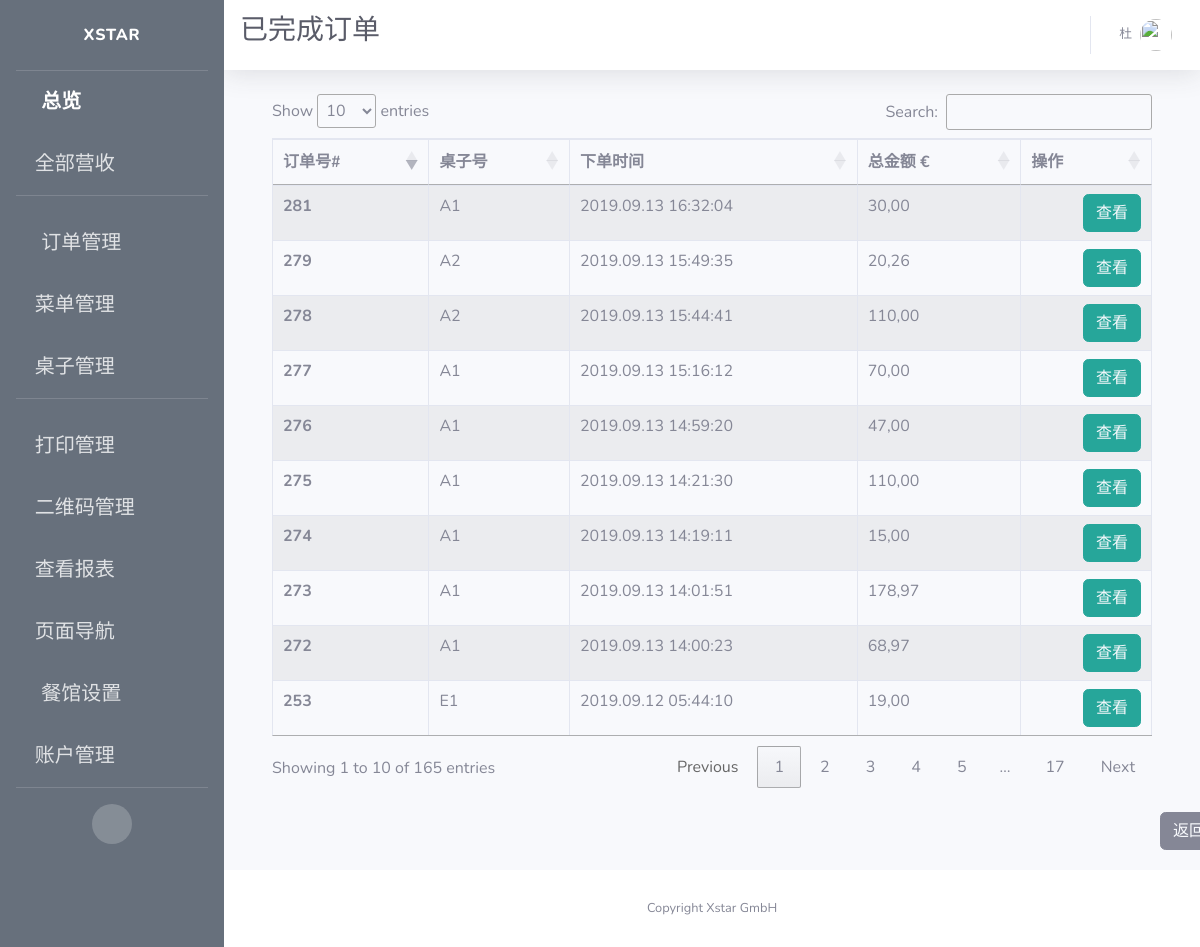
The app's page /admin/view/paid/alacarte/orders (signed in), older data.
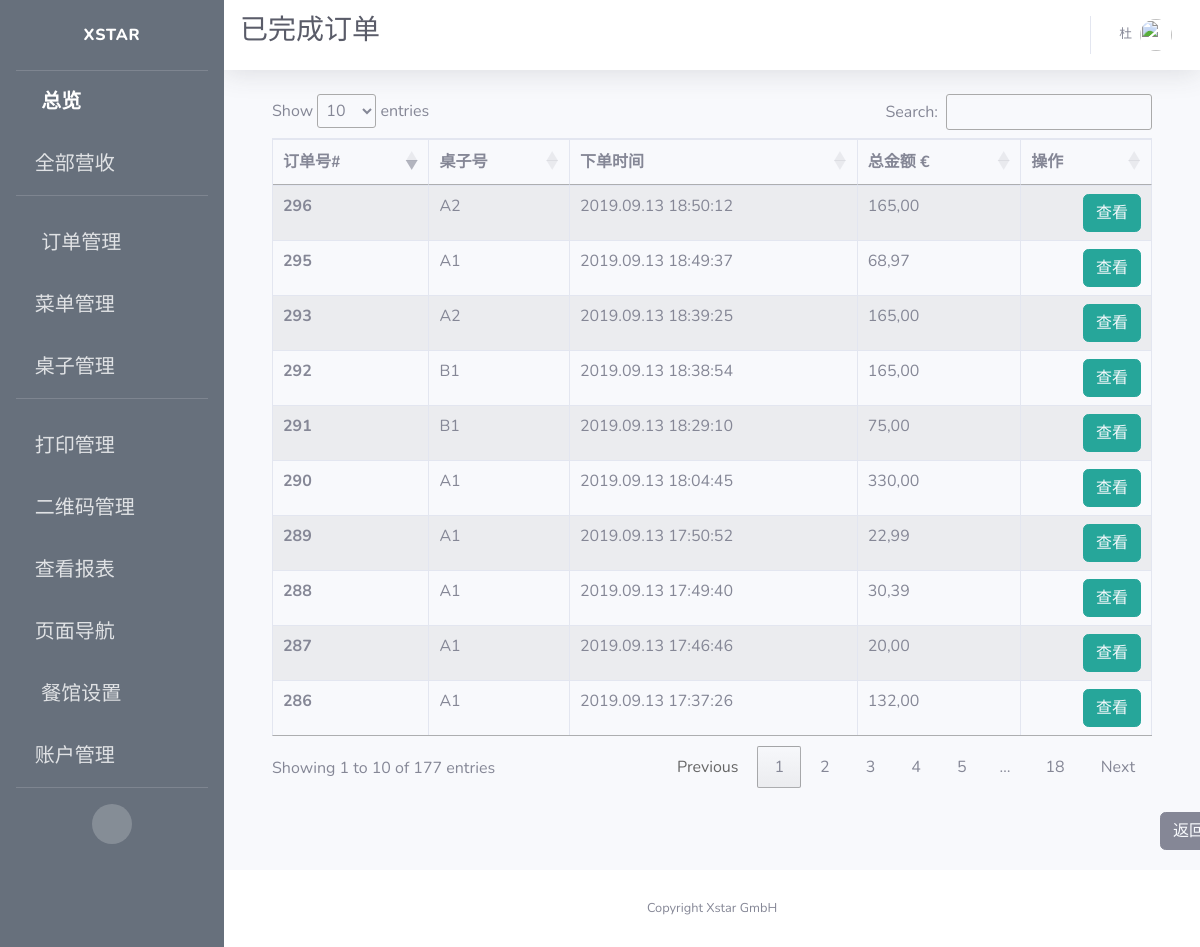
The same page, newer data.
### app/models.py (models this page shows)
class Order(db.Model):
    id = db.Column(db.Integer, primary_key=True, unique=True, index=True)
    totalPrice = db.Column(db.Float, unique=False)
    orderNumber = db.Column(db.String(200), unique=True)
    timeCreated = db.Column(db.DateTime, default=datetime.utcnow)
    isPaid = db.Column(db.Boolean, default=False)
    isReady = db.Column(db.Boolean, default=False)
    isPickedUp = db.Column(db.Boolean, default=False)
    items = db.Column(db.String(1500))
    pay_via = db.Column(db.String(100))
    type = db.Column(db.String(100))
    container = db.Column(db.String(300))
    mealPrinted = db.Column(db.Boolean, default=False)
    printed = db.Column(db.Boolean, default=False)
    settleTime = db.Column(db.DateTime)
    settleID = db.Column(db.String(500))
    table_name = db.Column(db.String(500))
    seat_number = db.Column(db.String(500))
    isCancelled = db.Column(db.Boolean(), default=False)
    isDone = db.Column(db.Boolean())
    dishes = db.Column(db.String(1500))
    discount = db.Column(db.Float, default=0.0)
    discount_rate = db.Column(db.Float, default=0.0)
    subtype = db.Column(db.String(500))
    endTotal = db.Column(db.Float, default=totalPrice)

### app/routes.py (the view)
@app.route('/admin/view/paid/alacarte/orders')
@login_required
def admin_view_paid_alacarte_orders():
    orders = db.session.query(Order).filter(
        Order.type == "In",
        Order.isPaid == True).all()
    cancelled_orders = db.session.query(Order).filter(
        Order.type == "In",
        Order.isCancelled == True).all()
    cur_orders = orders + cancelled_orders
    items = {order.id: json.loads(order.items) for order in cur_orders}
    context = dict(open_orders=cur_orders,
                   items=items,
                   title=u"已完成订单",
                   referrer=request.headers.get('Referer'),
                   company_name=company_info.get('company_name'),
                   datetime_format=datetime_format,
                   formatter=formatter)
    return render_template("admin_view_paid_alacarte_orders.html", **context)

### app/models.py (called while the page is built)
@login.user_loader
def load_user(id):
    return User.query.get(int(id))

### app/utilities.py (called while the page is built)
def formatter(number):
    if number == 0:
        number = '{:.2f}'.format(round(number, 2))
        number = number.replace(".", ",")
        return number
    number = format_decimal(round(float(number), 2), locale="de_DE")
    if len(number.split(",")) == 1:
        number = number + ",00"
        return number
    if len(number.split(",")[1]) == 1:
        number = number + "0"
        return number
    return number

### app/templates/admin_view_paid_alacarte_orders.html (shortened to what this page needs)
{% extends 'base.html' %}
{% block css %}
<link rel="stylesheet" type="text/css" href="https://cdn.datatables.net/1.10.19/css/jquery.dataTables.css">
<link rel="stylesheet" type="text/css" href="https://cdnjs.cloudflare.com/ajax/libs/twitter-bootstrap/4.1.3/css/bootstrap.css">
<link rel="stylesheet" type="text/css" href="https://cdn.datatables.net/1.10.19/css/dataTables.bootstrap4.min.css">
{% endblock %}
{% block title %}
<h1 class="h3 mb-2 text-gray-800">{{title}}</h1>
{% endblock %}
{% block content %}
<div class="container">
  <div class="row">
    <div class="col-sm-12">
      <table id="example" class="table table-striped table-bordered">
        <thead>
          <tr>
            <th scope="col">订单号#</th>
            <th scope="col">桌子号</th>
            <th scope="col">下单时间</th>
            <th scope="col">总金额 €</th>
            <th scope="col">操作</th>
          </tr>
        </thead>
        <tbody>
          {% for order in open_orders %}
          <tr>
            <th scope="row">{{order.id}}</th>
            <td>{{ order.table_name }}</td>
            <td>{{ order.timeCreated.strftime(datetime_format) }}</td>
            <td>{{ formatter(order.totalPrice) }}</td>
            <td style="text-align:right">
              <span>
                <button type="button" class="btn btn-info" style="border-color:#26a69a; background-color:#26a69a;">
                  <a href={{ url_for('admin_alacarte_order_edit', order_id=order.id) }} style="color: rgb(247, 249, 252)">
                    查看
                  </a>
                </button>
              </span>
            </td>
          </tr>
          {% endfor %}
        </tbody>
      </table>
    </div>
  </div>
</div>
<br>
<button type="button" class="btn btn-secondary" id="back">
  <a style="color: rgb(247, 249, 252)" href={{ referrer }} >
    返回
  </a>
</button>
{% endblock %}

Row changes from the older to the newer data that the page shows:
no longer on this page (row unchanged): Order: id "253", table_name "E1", timeCreated "2019.09.12 05:44:10", totalPrice "19,00"
no longer on this page (row unchanged): Order: id "272", table_name "A1", timeCreated "2019.09.13 14:00:23", totalPrice "68,97"
no longer on this page (row unchanged): Order: id "275", table_name "A1", timeCreated "2019.09.13 14:21:30", totalPrice "110,00"
no longer on this page (row unchanged): Order: id "276", table_name "A1", timeCreated "2019.09.13 14:59:20", totalPrice "47,00"
no longer on this page (row unchanged): Order: id "278", table_name "A2", timeCreated "2019.09.13 15:44:41", totalPrice "110,00"
no longer on this page (row unchanged): Order: id "279", table_name "A2", timeCreated "2019.09.13 15:49:35", totalPrice "20,26"
no longer on this page (row unchanged): Order: id "281", table_name "A1", timeCreated "2019.09.13 16:32:04", totalPrice "30,00"
no longer on this page (row unchanged): Order: id "273", table_name "A1", timeCreated "2019.09.13 14:01:51", totalPrice "178,97"
no longer on this page (row unchanged): Order: id "274", table_name "A1", timeCreated "2019.09.13 14:19:11", totalPrice "15,00"
no longer on this page (row unchanged): Order: id "277", table_name "A1", timeCreated "2019.09.13 15:16:12", totalPrice "70,00"
added Order: id "286", table_name "A1", timeCreated "2019.09.13 17:37:26", totalPrice "132,00"
added Order: id "287", table_name "A1", timeCreated "2019.09.13 17:46:46", totalPrice "20,00"
added Order: id "288", table_name "A1", timeCreated "2019.09.13 17:49:40", totalPrice "30,39"
added Order: id "289", table_name "A1", timeCreated "2019.09.13 17:50:52", totalPrice "22,99"
added Order: id "290", table_name "A1", timeCreated "2019.09.13 18:04:45", totalPrice "330,00"
added Order: id "291", table_name "B1", timeCreated "2019.09.13 18:29:10", totalPrice "75,00"
added Order: id "292", table_name "B1", timeCreated "2019.09.13 18:38:54", totalPrice "165,00"
added Order: id "293", table_name "A2", timeCreated "2019.09.13 18:39:25", totalPrice "165,00"
added Order: id "295", table_name "A1", timeCreated "2019.09.13 18:49:37", totalPrice "68,97"
added Order: id "296", table_name "A2", timeCreated "2019.09.13 18:50:12", totalPrice "165,00"
Text that changed along with them:
text written by a page script: "Show entries Search: Showing 1 to 10 of 165 entries Previous 1 2 3 4 5 … 17 Next" → "Show entries Search: Showing 1 to 10 of 177 entries Previous 1 2 3 4 5 … 18 Next"
